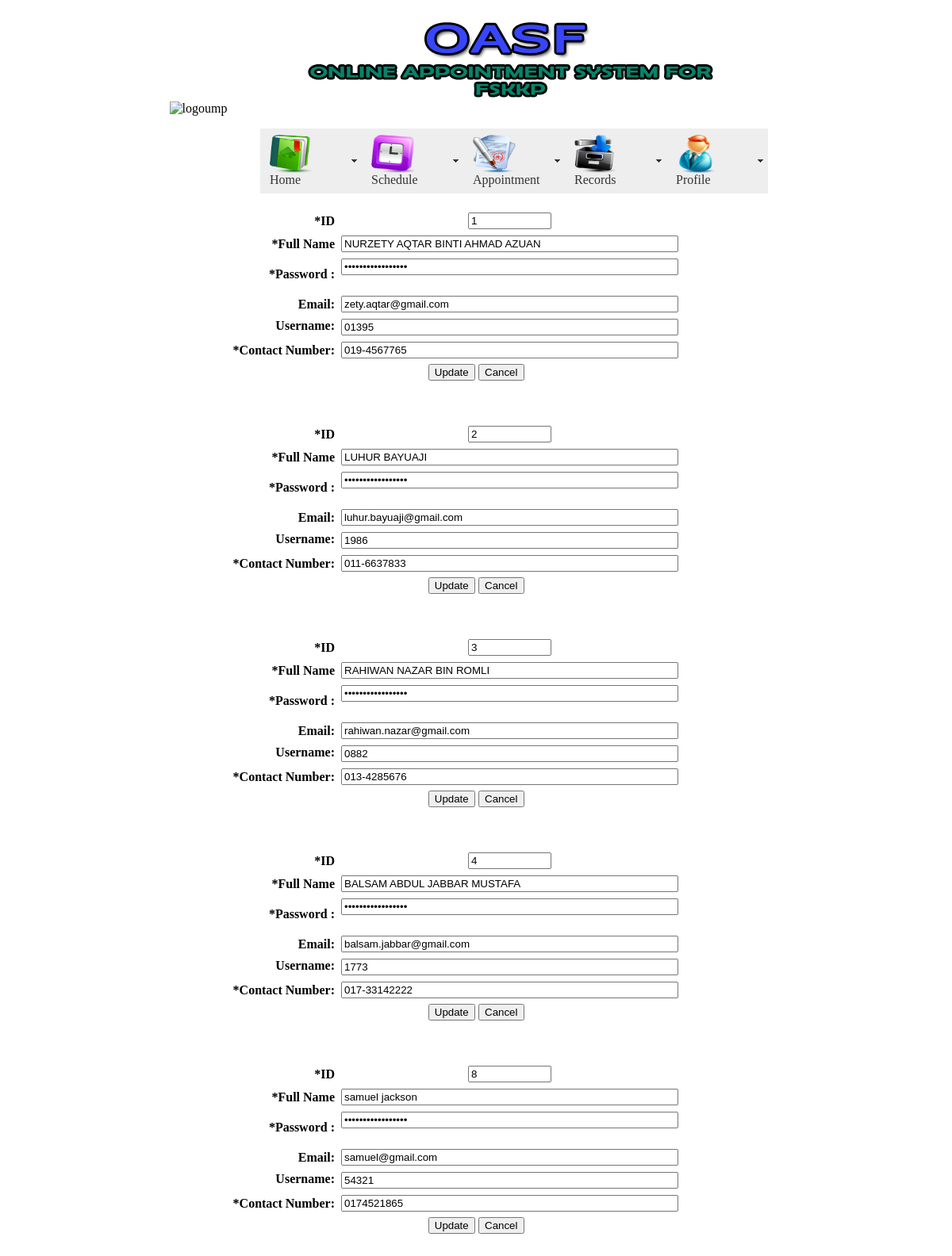
Page /profile_lecturer.php on the committed database.
### tables this page shows
CREATE TABLE IF NOT EXISTS `lecturer` (
  `lecturer_id` int(5) NOT NULL AUTO_INCREMENT,
  `lecturer_username` varchar(10) NOT NULL,
  `lecturer_name` varchar(50) NOT NULL,
  `lecturer_phone_no` varchar(20) NOT NULL,
  `lecturer_password` varchar(20) NOT NULL,
  `lecturer_email` varchar(50) NOT NULL,
  `lecturer_category` varchar(10) NOT NULL,
  PRIMARY KEY (`lecturer_id`)
);

### profile_lecturer.php (the view, shortened to what this page needs)
<!DOCTYPE html PUBLIC "-//W3C//DTD XHTML 1.0 Transitional//EN" "http://www.w3.org/TR/xhtml1/DTD/xhtml1-transitional.dtd">
<html xmlns="http://www.w3.org/1999/xhtml">
<head>
<link href="SpryAssets/SpryMenuBarHorizontal.css" rel="stylesheet" type="text/css" />
</head>
<body>
<center>
<p><img src="images/logo-rasmi-ump.png" width="93" height="68" alt="logoump" /><img src="images/headerpic.gif" width="700" height="126" alt="headerpic" /></p>
<ul id="MenuBar1" class="MenuBarHorizontal">
  <li><a class="MenuBarItemSubmenu" href="mainpage.html"><img src="images/page3-img3.png" width="54" height="48" align="middle" /><br />Home</a>
</ul>
<ul id="MenuBar2" class="MenuBarHorizontal">
  <li><a class="MenuBarItemSubmenu" href="schedule.html"><img src="images/page3-img2.png" alt="" width="54" height="48" align="center" />Schedule</a></li>
  <li><a class="MenuBarItemSubmenu" href="appointment.php"><img src="images/page3-img5.png" alt="" width="54" height="48" />Appointment</a>
  </li>
  <li><a class="MenuBarItemSubmenu" href="records.php"><img src="images/page3-img4.png" alt="" width="54" height="48" />Records</a>
  </li>
  <li><a class="MenuBarItemSubmenu" href="profile.php"><img src="images/page3-img6.png" alt="" width="54" height="48" /><br />Profile</a>
  </li>
</ul>
<p>&nbsp;</p>
<p>&nbsp;</p>
</center>
<p>&nbsp;</p>
<?php
include("dbase.php");
$query = "SELECT * FROM lecturer";
$result = mysql_query($query, $conn);
while($row = mysql_fetch_array($result)) {
$lecturer_id = $row["lecturer_id"];
$lecturer_name =  $row["lecturer_name"];
$lecturer_email = $row ["lecturer_email"];
$lecturer_username = $row["lecturer_username"];
$lecturer_phone_no = $row ["lecturer_phone_no"];
?>
<form method="post" action="update_lctr.php">
<table id="font" border="0" cellpadding="4" cellspacing="0">
<tr>
    <td align="right">*ID</td>
    <td width="312"><input name="id" type="text" maxlength="50" size="10" id="id" value="<?php echo "$lecturer_id";?>" /></td>
    </tr>
    <tr>
    <td width="218" align="right">*<span class="select1">Full Name</span></td>
    <td colspan="4"><input name="name" type="text" maxlength="50" size="50" id="FirstName" value="<?php echo "$lecturer_name";?>" /></td>
  </tr>
  <div>
    <tr>
      <td width="218" align="right"> *<span class="select1">Password :</span></td>
      <td colspan="4"><input name="password" type="password" maxlength="30" size="50" id="txtpassword" value="<?php echo "lecturer_password";?>" />
      &nbsp;</td>
    </tr>
  </div>
  <tr>
    <td width="218" align="right"><span class="select1">Email:</span></td>
    <td colspan="4"><input name="email" type="text" maxlength="100" size="50" id="EMail" value="<?php echo "$lecturer_email";?>"/></td>
  </tr>
  <tr valign="top">
    <td width="218" valign="top" align="right"><span class="select1">Username:</span></td>
    <td colspan="4" valign="top"><input name="username" type="text" maxlength="50" size="50" id="FirstName2" value="<?php echo "$lecturer_username";?>" /></td>
  </tr>
  <tr>
    <td align="right">*<span class="select1">Contact Number</span>:</td>
    <td colspan="4"><input name="phoneNo" type="text" maxlength="25" size="50" id="Phone" value="<?php echo "$lecturer_phone_no";?>"/></td>
  </tr>
    </table>
<table width="127" border="0" align="center">
  <tr>
    <td width="60"><form id="form1" name="form1" method="post" action="">
      <input type="submit" name="update2" id="update2" value="Update" />
    </form></td>
<td width="57"><form id="form3" name="form3" method="post" action="">
      <input type="submit" name="cancel" id="cancel" value="Cancel" />
    </form></td>
  </tr>
</table>
<p class="registration">&nbsp;</p>
</body>
</html>
<?php
}
?>

### SpryAssets/SpryMenuBarHorizontal.css (style rules this page uses)
ul.MenuBarHorizontal { margin: 0; padding: 0; list-style-type: none; font-size: 100%; cursor: default; width: auto; }
ul.MenuBarHorizontal li { margin: 0; padding: 0; list-style-type: none; font-size: 100%; position: relative; text-align: left; cursor: pointer; width: 8em; float: left; left: 8em; }
ul.MenuBarHorizontal a { display: block; cursor: pointer; background-color: #EEE; padding: 0.5em 0.75em; color: #333; text-decoration: none; }
ul.MenuBarHorizontal a.MenuBarItemSubmenu { background-image: url(SpryMenuBarDown.gif); background-repeat: no-repeat; background-position: 95% 50%; text-align: left; font-weight: normal; }

### profile_lecturer.php (style rules this page uses)
body { width: 800px; margin: 0 auto; font-family: "Myriad Pro"; text-align: center; }
#font { font-weight: bold; }

### rows in the picture
lecturer: id "1", name "NURZETY AQTAR BINTI AHMAD AZUAN", email "zety.aqtar@gmail.com", username "01395", phoneNo "019-4567765"
lecturer: id "2", name "LUHUR BAYUAJI", email "luhur.bayuaji@gmail.com", username "1986", phoneNo "011-6637833"
lecturer: id "3", name "RAHIWAN NAZAR BIN ROMLI", email "rahiwan.nazar@gmail.com", username "0882", phoneNo "013-4285676"
lecturer: id "4", name "BALSAM ABDUL JABBAR MUSTAFA", email "balsam.jabbar@gmail.com", username "1773", phoneNo "017-33142222"
lecturer: id "8", name "samuel jackson", email "samuel@gmail.com", username "54321", phoneNo "0174521865"
